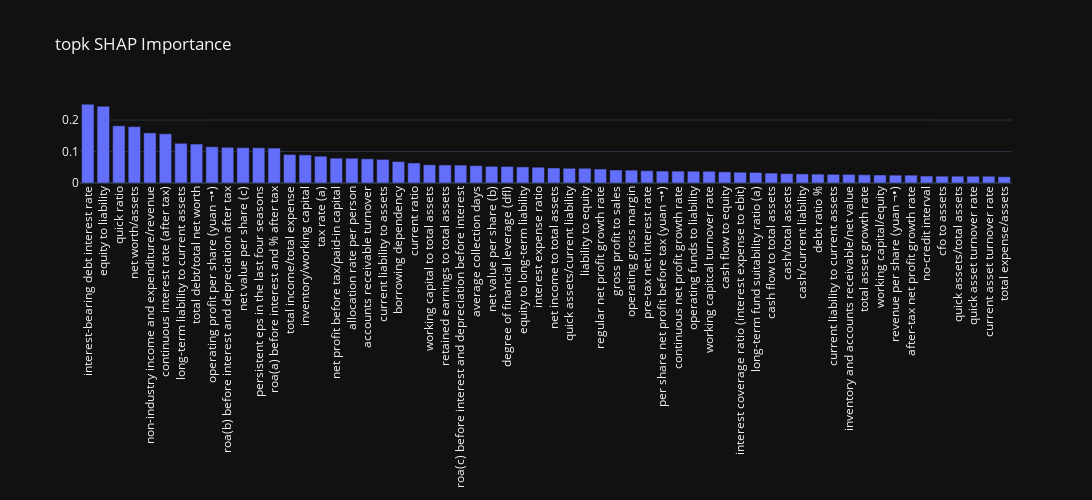

Notebook source saved alongside this figure:
### Code cell
fig = go.Figure([go.Bar(x=importance_topk.features, y=importance_topk.shap_importance)])
fig.update_layout(width=1200, height=500,xaxis_tickangle=-90, title="topk SHAP Importance")

### Figure 1 — Plotly figure (JSON) as saved in the notebook; plotly's stock layout.template omitted (floating-point values rounded to 4 significant figures)
{"data": [{"type": "bar", "x": ["interest-bearing debt interest rate", "equity to liability", "quick ratio", "net worth/assets", "non-industry income and expenditure/revenue", "continuous interest rate (after tax)", "long-term liability to current assets", "total debt/total net worth", "operating profit per share (yuan ¬•)", "roa(b) before interest and depreciation after tax", "net value per share (c)", "persistent eps in the last four seasons", "roa(a) before interest and % after tax", "total income/total expense", "inventory/working capital", "tax rate (a)", "net profit before tax/paid-in capital", "allocation rate per person", "accounts receivable turnover", "current liability to assets", "borrowing dependency", "current ratio", "working capital to total assets", "retained earnings to total assets", "roa(c) before interest and depreciation before interest", "average collection days", "net value per share (b)", "degree of financial leverage (dfl)", "equity to long-term liability", "interest expense ratio", "net income to total assets", "quick assets/current liability", "liability to equity", "regular net profit growth rate", "gross profit to sales", "operating gross margin", "pre-tax net interest rate", "per share net profit before tax (yuan ¬•)", "continuous net profit growth rate", "operating funds to liability", "working capitcal turnover rate", "cash flow to equity", "interest coverage ratio (interest expense to ebit)", "long-term fund suitability ratio (a)", "cash flow to total assets", "cash/total assets", "cash/current liability", "debt ratio %", "current liability to current assets", "inventory and accounts receivable/net value", "total asset growth rate", "working capital/equity", "revenue per share (yuan ¬•)", "after-tax net profit growth rate", "no-credit interval", "cfo to assets", "quick assets/total assets", "quick asset turnover rate", "current asset turnover rate", "total expense/assets"], "y": [0.2504, 0.244, 0.1817, 0.1791, 0.1591, 0.1563, 0.1261, 0.1237, 0.1152, 0.1133, 0.1121, 0.112, 0.1109, 0.09049, 0.08924, 0.08502, 0.07887, 0.07868, 0.07684, 0.07496, 0.06815, 0.0635, 0.05782, 0.05731, 0.05697, 0.05518, 0.05287, 0.05265, 0.05107, 0.05017, 0.04771, 0.04677, 0.04676, 0.04444, 0.04121, 0.04089, 0.03908, 0.03793, 0.03771, 0.03744, 0.03727, 0.03541, 0.0343, 0.03349, 0.03152, 0.02962, 0.02885, 0.02822, 0.02759, 0.02734, 0.02623, 0.02535, 0.02496, 0.02488, 0.02209, 0.02167, 0.02167, 0.0215, 0.02145, 0.0199]}], "layout": {"height": 500, "title": {"text": "topk SHAP Importance"}, "width": 1200, "xaxis": {"tickangle": -90}}}
